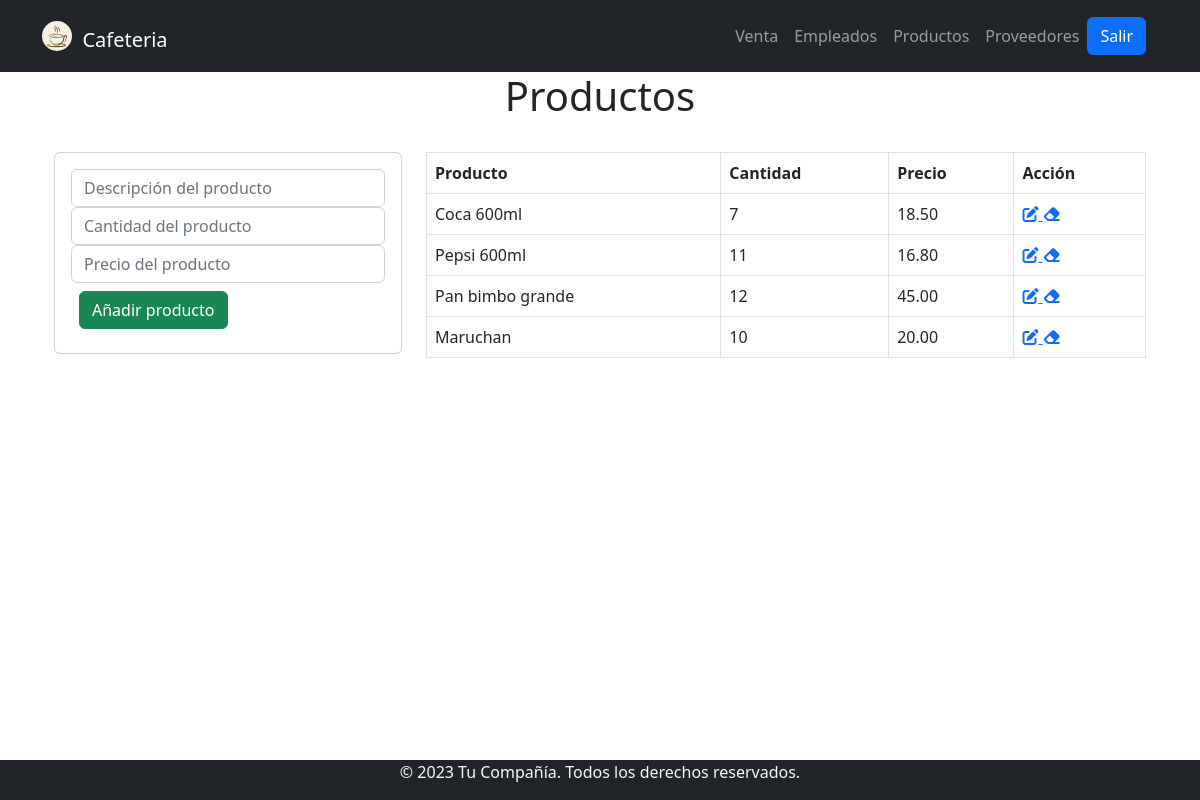
The page / on the database its author committed.
### tables this page shows
CREATE TABLE `Productos` (
  `idProducto` int NOT NULL,
  `nombreProducto` varchar(50) NOT NULL,
  `precio` decimal(10,2) NOT NULL,
  `cantidad` int NOT NULL
);

### www/Index.php (the view, shortened to what this page needs)
<?php include 'Model/conexion.php'; ?>
<?php include 'Template/header.php'; ?>
<div class="text-center">
    <H1>Productos</H1>
</div>
<div class="container p-4">
    <div class="row">
        <div class="col-md-4">
            <div class="card card-body">
                <form action="insert.php" method="POST">
                    <div class="form-group">
                        <input type="text" name="Producto" class="form-control" placeholder="Descripción del producto">
                    </div>
                    <div class="form-group">
                        <input type="text" name="Cantidad" class="form-control" placeholder="Cantidad del producto">
                    </div>
                    <div class="form-group">
                        <input type="text" name="Precio" class="form-control" placeholder="Precio del producto">
                    </div>
                    <div class="m-2">
                        <div class="w-100">
                        <input type="submit" class="btn btn-success btn-block" name="Guardar" value="Añadir producto">
                        </div>
                    </div>
                    </form>
            </div>
        </div>
        <div class="col-md-8">
            <table class="table table-bordered">
                <thead>
                    <th>Producto</th>
                    <th>Cantidad</th>
                    <th>Precio</th>
                    <th>Acción</th>
                </thead>
                <tbody>
                    <?php
                        $query ="SELECT idProducto, nombreProducto, precio,cantidad FROM Productos";
                        $select_productos = mysqli_query($conn, $query);
                        while($row = mysqli_fetch_array($select_productos)){
                    ?>
                    <tr>
                        <td><?php  echo $row['nombreProducto'] ?></td>
                        <td><?php  echo $row['cantidad']?></td>
                        <td><?php  echo $row['precio']?></td>
                        <td>
                            <a href="edit.php?id=<?php echo $row['idProducto']; ?>" >
                                <i class="fa-solid fa-pen-to-square"></i>
                            </a>
                            <a href="delete.php?id=<?php echo $row['idProducto']; ?>" >
                                <i class="fa-solid fa-eraser"></i>
                            </a>
                        </td>
                    </tr>
                    <?php  } ?>
                </tbody>
            </table>
        </div>
    </div>
</div>
<?php include 'template/footer.php'; ?>

### rows shown on the page
productos: nombreProducto "Coca 600ml", cantidad "7", precio "18.50"
productos: nombreProducto "Pepsi 600ml", cantidad "11", precio "16.80"
productos: nombreProducto "Pan bimbo grande", cantidad "12", precio "45.00"
productos: nombreProducto "Maruchan", cantidad "10", precio "20.00"
